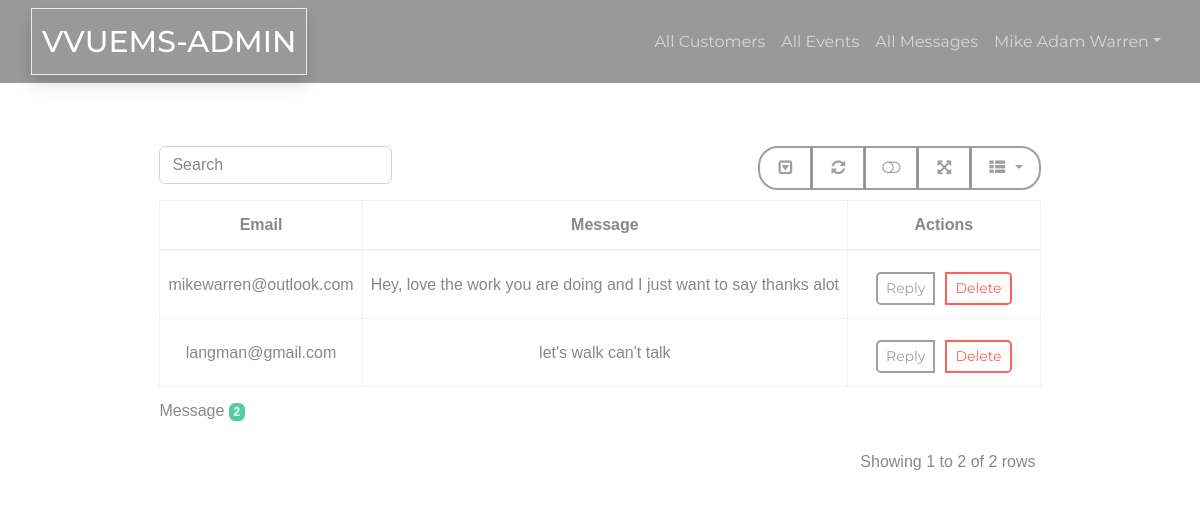
Screenshot of /admin_contacts.php (signed in) with the database file from the repository.
### tables this page shows
CREATE TABLE `messages` (
  `ID` int(10) NOT NULL,
  `Email` varchar(50) NOT NULL,
  `Message` text NOT NULL
);

### require/contact_table_processing.php (the view, shortened to what this page needs)
<thead>
    <tr>
        <th>Email</th>
        <th>Message</th>
        <th>Actions</th>
    </tr>
</thead>
<tbody>
    <?php
            $num = 0;
            require_once 'require/connectDB.php';
            $query = "SELECT * FROM messages";
            $check = mysqli_query($conn, $query);
            if (!$check) {
                die('Query failed'.mysqli_error());
            }else {
                if ($check-> num_rows> 0){
                    ?>
                    <?php while ($row = mysqli_fetch_assoc($check)):?>
                            <tr class="p-1">
                                <td class="p-2"><?php echo $row["Email"];?></td>
                                <td class="p-2"><?php echo $row["Message"];?></td>
                                <td class="p-2">
                                <div class="col pt-2">
                                    <div class="btn-group btn-group-sm" role="group">
                                        <a href=""class="btn btn-info btn-sm" style="margin: 5px">Reply</a>
                                        <a href="admin_contacts.php?delete_contact=<?php echo $row["ID"];?>" class="btn btn-danger btn-sm" style="margin: 5px">Delete</a>
                                    </div>
                                </div>
                            </td>
                        </tr>
                               <?php $num += 1;?>
                    <?php endwhile ?>
                    <?php
                    echo '<caption>Message <span class="badge badge-success">'.$num.'</span></caption>';
                }else{
                    echo '<div class="alert alert-info">No Records to Show</div>';
                }
            }
        ?>
</tbody>

### assets/css/Customers.css (style rules this page uses)
span { font-style: inherit; font-weight: inherit; }

### assets/css/main.css (style rules this page uses)
html, body { font-family: Arial, Helvetica,-apple-system, BlinkMacSystemFont, 'Segoe UI', Roboto, Oxygen, Ubuntu, Cantarell, 'Open Sans', 'Helvetica Neue', sans-serif; }
body { background-color: white; }
h1, .h1, h2, .h2, h3, .h3, h4, .h4, h5, .h5, h6, .h6, p, .navbar, .brand, .btn-simple, a, .td-name, td { -moz-osx-font-smoothing: grayscale; -webkit-font-smoothing: antialiased; }
a { color: #2CA8FF; }
.btn { border-width: 2px; background-color: transparent; font-weight: 400; opacity: 0.8; filter: alpha(opacity=80); padding: 8px 16px; border-color: #888888; color: #888888; }
.btn-danger { border-color: #FF3B30; color: #FF3B30; }
.btn-sm { font-size: 12px; border-radius: 3px; padding: 5px 10px; }
*, *::before, *::after { box-sizing: border-box; }
a { color: #9c27b0; text-decoration: none; background-color: transparent; -webkit-text-decoration-skip: objects; }
* { -webkit-tap-highlight-color: rgba(255, 255, 255, 0); -webkit-tap-highlight-color: transparent; }
a { color: #9c27b0; }
a { text-decoration: none; background-color: transparent; -webkit-text-decoration-skip: objects; }
* { -webkit-tap-highlight-color: rgba(255,255,255,0); -webkit-tap-highlight-color: transparent; }
.btn { border-radius: 20px; }

### rows the page displays
messages: Email "mikewarren@outlook.com", Message "Hey, love the work you are doing and I just want to say thanks alot"
messages: Email "langman@gmail.com", Message "let's walk can't talk"

### other values shown
$name "Mike Adam Warren"
$num "2"
